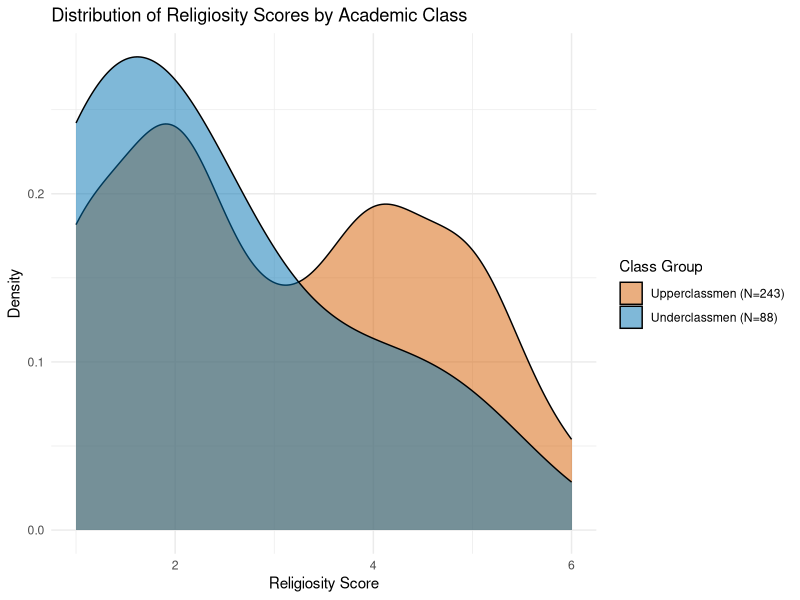

This chart was generated by the following R code: (Note: this script raises an error after producing the figure.)
read.csv("Data/Complete_Data - 1.csv")
# Read the file, Data/ to access it in the folder
myData <- read.csv("Data/Complete_Data - 1.csv", header = TRUE)
# Assign File to something, header true needed to count first row as header not data


library(dplyr)
library(ggplot2)
library(tidyr)
library(stringr)

# 1. Combined Data Prep (Keeping both sets of logic for your dataset)
myData_final <- myData %>%
  # Religion Clustering
  mutate(Religion_Cluster = case_when(
    Demographics_relig == "1" ~ "Christian",
    Demographics_relig == "6" ~ "Atheist",
    TRUE ~ "Other" 
  )) %>%
  filter(!is.na(Demographics_rlgsty), !is.na(Total_Spirit_Wellbeing)) %>%
  
  # Class/Year Grouping
  mutate(Demographics_class = as.numeric(as.character(Demographics_class))) %>%
  mutate(Year_Group = case_when(
    Demographics_class %in% c(1, 2) ~ "Underclassmen (N=88)",
    Demographics_class %in% c(3, 4) ~ "Upperclassmen (N=243)",
    TRUE ~ NA_character_
  )) %>%
  filter(!is.na(Year_Group)) %>%
  mutate(Year_Group = factor(Year_Group, levels = c("Upperclassmen (N=243)", "Underclassmen (N=88)")))

# 2. Visualization: Underclassmen vs. Upperclassmen
a1 <- ggplot(myData_final, aes(x = Demographics_rlgsty, fill = Year_Group)) +
  # Using density with transparency for the overlay
  geom_density(alpha = 0.5) +
  # Manually setting your preferred colors
  scale_fill_manual(values = c(
    "Underclassmen (N=88)" = "#0072B2", 
    "Upperclassmen (N=243)" = "#D55E00"
  )) +
  theme_minimal() +
  labs(
    title = "Distribution of Religiosity Scores by Academic Class",
    x = "Religiosity Score",
    y = "Density",
    fill = "Class Group"
  )
a1


myData_final <- myData_final %>%
  mutate(
    Total_Spirit_Wellbeing = as.numeric(as.character(Total_Spirit_Wellbeing)),
    Demographics_rlgsty = as.numeric(as.character(Demographics_rlgsty))
  )

# 2. Run the analysis for each group
# We use 'group_by' and 'do' or 'nest' to run a model per cluster
library(purrr)
library(broom)

group_analysis <- myData_final %>%
  # Filter only for the Spiritual dimension since we pivoted the data
  filter(Wellness_Dimension == "Spirit") %>% 
  group_by(Religion_Cluster) %>%
  group_modify(~ {
    # Use 'Score' instead of the original column name
    model <- lm(Score ~ Demographics_rlgsty, data = .x)
    tidy(model)
  })

print(group_analysis)


myData_overall <- myData_final %>%
  filter(Wellness_Dimension == "Spirit") %>%
  mutate(
    Score = as.numeric(as.character(Score)),
    Demographics_rlgsty = as.numeric(as.character(Demographics_rlgsty))
  )

# 2. Run the overall Linear Model
overall_model <- lm(Score ~ Demographics_rlgsty, data = myData_overall)

# 3. View the summary
summary(overall_model)

# 4. Optional: View in a clean table format (using broom)
library(broom)
tidy(overall_model)
